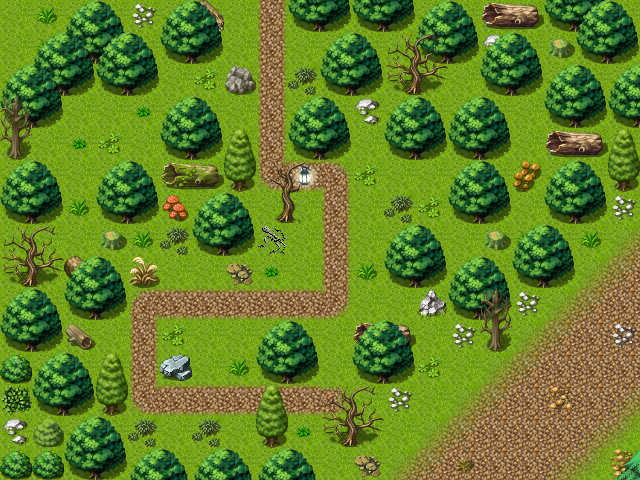

A level layout from a 2D game, rendered from its tile map. Below: a short description, then the map file with tile-grid data replaced by summaries:
An orthogonal 20x15 tile map with 32x32 px tiles, 3 tile layers (Ground, Objects, Above), 1 hidden layer not drawn, 60 tilesets and 7 objects (5x spawn, 2x mapchange).

<map version="1.8" tiledversion="1.8.4" orientation="orthogonal" renderorder="right-down" width="20" height="15" tilewidth="32" tileheight="32" infinite="0" nextlayerid="8" nextobjectid="8">
 <tileset firstgid="1" name="map_bed_1" tilewidth="32" tileheight="32" tilecount="128" columns="16">
  <image source="../drawable/map_bed_1.png" width="512" height="256" />
 </tileset>
 <tileset firstgid="129" name="map_border_1" tilewidth="32" tileheight="32" tilecount="128" columns="16">
  <image source="../drawable/map_border_1.png" width="512" height="256" />
 </tileset>
 <tileset firstgid="257" name="map_bridge_1" tilewidth="32" tileheight="32" tilecount="128" columns="16">
  <image source="../drawable/map_bridge_1.png" width="512" height="256" />
 </tileset>
 <tileset firstgid="385" name="map_bridge_2" tilewidth="32" tileheight="32" tilecount="128" columns="16">
  <image source="../drawable/map_bridge_2.png" width="512" height="256" />
 </tileset>
 <tileset firstgid="513" name="map_broken_1" tilewidth="32" tileheight="32" tilecount="128" columns="16">
  <image source="../drawable/map_broken_1.png" width="512" height="256" />
 </tileset>
 <tileset firstgid="641" name="map_cavewall_1" tilewidth="32" tileheight="32" tilecount="108" columns="18">
  <image source="../drawable/map_cavewall_1.png" width="576" height="192" />
 </tileset>
 <tileset firstgid="749" name="map_cavewall_2" tilewidth="32" tileheight="32" tilecount="108" columns="18">
  <image source="../drawable/map_cavewall_2.png" width="576" height="192" />
 </tileset>
 <tileset firstgid="857" name="map_cavewall_3" tilewidth="32" tileheight="32" tilecount="108" columns="18">
  <image source="../drawable/map_cavewall_3.png" width="576" height="192" />
 </tileset>
 <tileset firstgid="965" name="map_cavewall_4" tilewidth="32" tileheight="32" tilecount="108" columns="18">
  <image source="../drawable/map_cavewall_4.png" width="576" height="192" />
 </tileset>
 <tileset firstgid="1073" name="map_chair_table_1" tilewidth="32" tileheight="32" tilecount="128" columns="16">
  <image source="../drawable/map_chair_table_1.png" width="512" height="256" />
 </tileset>
 <tileset firstgid="1201" name="map_chair_table_2" tilewidth="32" tileheight="32" tilecount="128" columns="16">
  <image source="../drawable/map_chair_table_2.png" width="512" height="256" />
 </tileset>
 <tileset firstgid="1329" name="map_crate_1" tilewidth="32" tileheight="32" tilecount="128" columns="16">
  <image source="../drawable/map_crate_1.png" width="512" height="256" />
 </tileset>
 <tileset firstgid="1457" name="map_cupboard_1" tilewidth="32" tileheight="32" tilecount="128" columns="16">
  <image source="../drawable/map_cupboard_1.png" width="512" height="256" />
 </tileset>
 <tileset firstgid="1585" name="map_curtain_1" tilewidth="32" tileheight="32" tilecount="128" columns="16">
  <image source="../drawable/map_curtain_1.png" width="512" height="256" />
 </tileset>
 <tileset firstgid="1713" name="map_entrance_1" tilewidth="32" tileheight="32" tilecount="128" columns="16">
  <image source="../drawable/map_entrance_1.png" width="512" height="256" />
 </tileset>
 <tileset firstgid="1841" name="map_entrance_2" tilewidth="32" tileheight="32" tilecount="128" columns="16">
  <image source="../drawable/map_entrance_2.png" width="512" height="256" />
 </tileset>
 <tileset firstgid="1969" name="map_fence_1" tilewidth="32" tileheight="32" tilecount="128" columns="16">
  <image source="../drawable/map_fence_1.png" width="512" height="256" />
 </tileset>
 <tileset firstgid="2097" name="map_fence_2" tilewidth="32" tileheight="32" tilecount="128" columns="16">
  <image source="../drawable/map_fence_2.png" width="512" height="256" />
 </tileset>
 <tileset firstgid="2225" name="map_fence_3" tilewidth="32" tileheight="32" tilecount="128" columns="16">
  <image source="../drawable/map_fence_3.png" width="512" height="256" />
 </tileset>
 <tileset firstgid="2353" name="map_fence_4" tilewidth="32" tileheight="32" tilecount="128" columns="16">
  <image source="../drawable/map_fence_4.png" width="512" height="256" />
 </tileset>
 <tileset firstgid="2481" name="map_ground_1" tilewidth="32" tileheight="32" tilecount="128" columns="16">
  <image source="../drawable/map_ground_1.png" width="512" height="256" />
 </tileset>
 <tileset firstgid="2609" name="map_ground_2" tilewidth="32" tileheight="32" tilecount="128" columns="16">
  <image source="../drawable/map_ground_2.png" width="512" height="256" />
 </tileset>
 <tileset firstgid="2737" name="map_ground_3" tilewidth="32" tileheight="32" tilecount="128" columns="16">
  <image source="../drawable/map_ground_3.png" width="512" height="256" />
 </tileset>
 <tileset firstgid="2865" name="map_ground_4" tilewidth="32" tileheight="32" tilecount="128" columns="16">
  <image source="../drawable/map_ground_4.png" width="512" height="256" />
 </tileset>
 <tileset firstgid="2993" name="map_ground_5" tilewidth="32" tileheight="32" tilecount="128" columns="16">
  <image source="../drawable/map_ground_5.png" width="512" height="256" />
 </tileset>
 <tileset firstgid="3121" name="map_ground_6" tilewidth="32" tileheight="32" tilecount="128" columns="16">
  <image source="../drawable/map_ground_6.png" width="512" height="256" />
 </tileset>
 <tileset firstgid="3249" name="map_ground_7" tilewidth="32" tileheight="32" tilecount="128" columns="16">
  <image source="../drawable/map_ground_7.png" width="512" height="256" />
 </tileset>
 <tileset firstgid="3377" name="map_ground_8" tilewidth="32" tileheight="32" tilecount="128" columns="16">
  <image source="../drawable/map_ground_8.png" width="512" height="256" />
 </tileset>
 <tileset firstgid="3505" name="map_house_1" tilewidth="32" tileheight="32" tilecount="128" columns="16">
  <image source="../drawable/map_house_1.png" width="512" height="256" />
 </tileset>
 <tileset firstgid="3633" name="map_house_2" tilewidth="32" tileheight="32" tilecount="128" columns="16">
  <image source="../drawable/map_house_2.png" width="512" height="256" />
 </tileset>
 <tileset firstgid="3761" name="map_indoor_1" tilewidth="32" tileheight="32" tilecount="128" columns="16">
  <image source="../drawable/map_indoor_1.png" width="512" height="256" />
 </tileset>
 <tileset firstgid="3889" name="map_indoor_2" tilewidth="32" tileheight="32" tilecount="128" columns="16">
  <image source="../drawable/map_indoor_2.png" width="512" height="256" />
 </tileset>
 <tileset firstgid="4017" name="map_kitchen_1" tilewidth="32" tileheight="32" tilecount="128" columns="16">
  <image source="../drawable/map_kitchen_1.png" width="512" height="256" />
 </tileset>
 <tileset firstgid="4145" name="map_outdoor_1" tilewidth="32" tileheight="32" tilecount="128" columns="16">
  <image source="../drawable/map_outdoor_1.png" width="512" height="256" />
 </tileset>
 <tileset firstgid="4273" name="map_pillar_1" tilewidth="32" tileheight="32" tilecount="128" columns="16">
  <image source="../drawable/map_pillar_1.png" width="512" height="256" />
 </tileset>
 <tileset firstgid="4401" name="map_pillar_2" tilewidth="32" tileheight="32" tilecount="128" columns="16">
  <image source="../drawable/map_pillar_2.png" width="512" height="256" />
 </tileset>
 <tileset firstgid="4529" name="map_plant_1" tilewidth="32" tileheight="32" tilecount="128" columns="16">
  <image source="../drawable/map_plant_1.png" width="512" height="256" />
 </tileset>
 <tileset firstgid="4657" name="map_plant_2" tilewidth="32" tileheight="32" tilecount="128" columns="16">
  <image source="../drawable/map_plant_2.png" width="512" height="256" />
 </tileset>
 <tileset firstgid="4785" name="map_rock_1" tilewidth="32" tileheight="32" tilecount="128" columns="16">
  <image source="../drawable/map_rock_1.png" width="512" height="256" />
 </tileset>
 <tileset firstgid="4913" name="map_rock_2" tilewidth="32" tileheight="32" tilecount="128" columns="16">
  <image source="../drawable/map_rock_2.png" width="512" height="256" />
 </tileset>
 <tileset firstgid="5041" name="map_roof_1" tilewidth="32" tileheight="32" tilecount="128" columns="16">
  <image source="../drawable/map_roof_1.png" width="512" height="256" />
 </tileset>
 <tileset firstgid="5169" name="map_roof_2" tilewidth="32" tileheight="32" tilecount="128" columns="16">
  <image source="../drawable/map_roof_2.png" width="512" height="256" />
 </tileset>
 <tileset firstgid="5297" name="map_roof_3" tilewidth="32" tileheight="32" tilecount="128" columns="16">
  <image source="../drawable/map_roof_3.png" width="512" height="256" />
 </tileset>
 <tileset firstgid="5425" name="map_shop_1" tilewidth="32" tileheight="32" tilecount="128" columns="16">
  <image source="../drawable/map_shop_1.png" width="512" height="256" />
 </tileset>
 <tileset firstgid="5553" name="map_sign_ladder_1" tilewidth="32" tileheight="32" tilecount="128" columns="16">
  <image source="../drawable/map_sign_ladder_1.png" width="512" height="256" />
 </tileset>
 <tileset firstgid="5681" name="map_table_1" tilewidth="32" tileheight="32" tilecount="128" columns="16">
  <image source="../drawable/map_table_1.png" width="512" height="256" />
 </tileset>
 <tileset firstgid="5809" name="map_trail_1" tilewidth="32" tileheight="32" tilecount="128" columns="16">
  <image source="../drawable/map_trail_1.png" width="512" height="256" />
 </tileset>
 <tileset firstgid="5937" name="map_transition_1" tilewidth="32" tileheight="32" tilecount="128" columns="16">
  <image source="../drawable/map_transition_1.png" width="512" height="256" />
 </tileset>
 <tileset firstgid="6065" name="map_transition_2" tilewidth="32" tileheight="32" tilecount="128" columns="16">
  <image source="../drawable/map_transition_2.png" width="512" height="256" />
 </tileset>
 <tileset firstgid="6193" name="map_transition_3" tilewidth="32" tileheight="32" tilecount="128" columns="16">
  <image source="../drawable/map_transition_3.png" width="512" height="256" />
 </tileset>
 <tileset firstgid="6321" name="map_transition_4" tilewidth="32" tileheight="32" tilecount="128" columns="16">
  <image source="../drawable/map_transition_4.png" width="512" height="256" />
 </tileset>
 <tileset firstgid="6449" name="map_transition_5" tilewidth="32" tileheight="32" tilecount="128" columns="16">
  <image source="../drawable/map_transition_5.png" width="512" height="256" />
 </tileset>
 <tileset firstgid="6577" name="map_tree_1" tilewidth="32" tileheight="32" tilecount="128" columns="16">
  <image source="../drawable/map_tree_1.png" width="512" height="256" />
 </tileset>
 <tileset firstgid="6705" name="map_tree_2" tilewidth="32" tileheight="32" tilecount="128" columns="16">
  <image source="../drawable/map_tree_2.png" width="512" height="256" />
 </tileset>
 <tileset firstgid="6833" name="map_wall_1" tilewidth="32" tileheight="32" tilecount="128" columns="16">
  <image source="../drawable/map_wall_1.png" width="512" height="256" />
 </tileset>
 <tileset firstgid="6961" name="map_wall_2" tilewidth="32" tileheight="32" tilecount="120" columns="15">
  <image source="../drawable/map_wall_2.png" width="480" height="256" />
 </tileset>
 <tileset firstgid="7081" name="map_wall_3" tilewidth="32" tileheight="32" tilecount="120" columns="15">
  <image source="../drawable/map_wall_3.png" width="480" height="256" />
 </tileset>
 <tileset firstgid="7201" name="map_wall_4" tilewidth="32" tileheight="32" tilecount="120" columns="15">
  <image source="../drawable/map_wall_4.png" width="480" height="256" />
 </tileset>
 <tileset firstgid="7321" name="map_window_1" tilewidth="32" tileheight="32" tilecount="128" columns="16">
  <image source="../drawable/map_window_1.png" width="512" height="256" />
 </tileset>
 <tileset firstgid="7449" name="map_window_2" tilewidth="32" tileheight="32" tilecount="128" columns="16">
  <image source="../drawable/map_window_2.png" width="512" height="256" />
 </tileset>
 <layer id="1" name="Ground" width="20" height="15">
  <data>[300 cells, 300 non-empty, 2 distinct tile ids]</data>
 </layer>
 <layer id="2" name="Objects" width="20" height="15">
  <data>[300 cells, 193 non-empty, 47 distinct tile ids]</data>
 </layer>
 <layer id="3" name="Above" width="20" height="15">
  <data>[300 cells, 78 non-empty, 9 distinct tile ids]</data>
 </layer>
 <layer id="4" name="Walkable" width="20" height="15" visible="0">
  <data>[300 cells, 122 non-empty, 1 distinct tile ids]</data>
 </layer>
 <objectgroup id="5" name="Mapevents">
  <object id="1" name="south" type="mapchange" x="320" y="448" width="288" height="32">
   <properties>
    <property name="map" value="cabin_norcity_road1" />
    <property name="place" value="north" />
   </properties>
  </object>
  <object id="2" name="east" type="mapchange" x="608" y="192" width="32" height="256">
   <properties>
    <property name="map" value="cabin_norcity_road3" />
    <property name="place" value="west" />
   </properties>
  </object>
 </objectgroup>
 <objectgroup id="6" name="Spawn">
  <object id="3" name="duleian_mountain_cat_spawn" type="spawn" x="64" y="96" width="96" height="96">
   <properties>
    <property name="spawngroup" value="duleian_mountain_cat" />
   </properties>
  </object>
  <object id="4" name="duleian_mountain_cat_spawn2" type="spawn" x="320" y="160" width="224" height="96">
   <properties>
    <property name="quantity" value="2" />
    <property name="spawngroup" value="duleian_mountain_cat" />
   </properties>
  </object>
  <object id="5" name="duleian_mountain_cat_spawn3" type="spawn" x="128" y="256" width="288" height="160">
   <properties>
    <property name="quantity" value="2" />
    <property name="spawngroup" value="duleian_mountain_cat" />
   </properties>
  </object>
  <object id="6" name="hardshell_beetle_spawn" type="spawn" x="416" y="320" width="64" height="64">
   <properties>
    <property name="quantity" value="2" />
    <property name="spawngroup" value="hardshell_beetle" />
   </properties>
  </object>
  <object id="7" name="duleian_hornet_spawn" type="spawn" x="224" y="320" width="224" height="96">
   <properties>
    <property name="quantity" value="3" />
    <property name="spawngroup" value="duleian_hornet" />
   </properties>
  </object>
 </objectgroup>
 <objectgroup id="7" name="Keys" />
</map>
